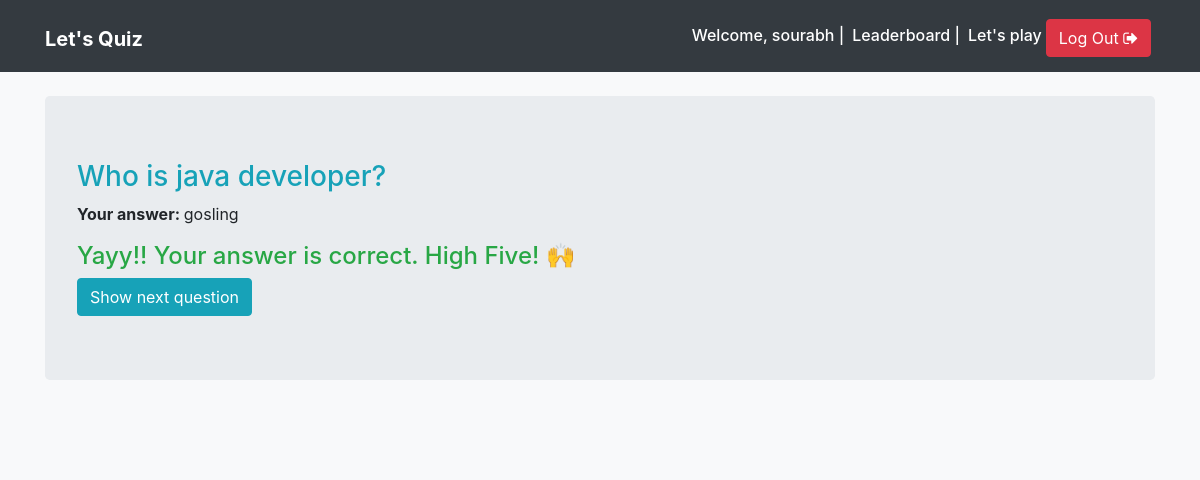
The app's page /submission-result/1/ (signed in) with its own data.
### quiz/models.py (models this page shows, shortened)
class AttemptedQuestion(TimeStampedModel):
    question = models.ForeignKey(Question, on_delete=models.CASCADE)
    quiz_profile = models.ForeignKey(QuizProfile, on_delete=models.CASCADE, related_name='attempts')
    selected_choice = models.ForeignKey(Choice, on_delete=models.CASCADE, null=True)
    is_correct = models.BooleanField(_('Was this attempt correct?'), default=False, null=False)
    marks_obtained = models.DecimalField(_('Marks Obtained'), default=0, decimal_places=2, max_digits=6)

class Question(TimeStampedModel):
    ALLOWED_NUMBER_OF_CORRECT_CHOICES = 1
    html = models.TextField(_('Question Text'))
    is_published = models.BooleanField(_('Has been published?'), default=False, null=False)
    maximum_marks = models.DecimalField(_('Maximum Marks'), default=4, decimal_places=2, max_digits=6)

class Choice(TimeStampedModel):
    MAX_CHOICES_COUNT = 4
    question = models.ForeignKey(Question, related_name='choices', on_delete=models.CASCADE)
    is_correct = models.BooleanField(_('Is this answer correct?'), default=False, null=False)
    html = models.TextField(_('Choice Text'))

### quiz/views.py (the view)
# urls.py: url(r'^submission-result/(?P<attempted_question_pk>\d+)/', views.submission_result, name='submission_result'),
@login_required()
def submission_result(request, attempted_question_pk):
    attempted_question = get_object_or_404(AttemptedQuestion, pk=attempted_question_pk)
    context = {
        'attempted_question': attempted_question,
    }
    return render(request, 'quiz/submission_result.html', context=context)

### templates/quiz/submission_result.html (shortened to what this page needs)
{% extends 'base.html' %}
{% block content %}
<div class="container">
	<div class="jumbotron my-4">
	   	<h3 class="text-info">{{ attempted_question.question.html|safe }}</h3>
		<p>
		    <strong>Your answer: </strong>
		    {{ attempted_question.selected_choice.html|safe }}
		</p>
		{% if attempted_question.selected_choice.is_correct %}
		<h4 class="text-success">Yayy!! Your answer is correct. High Five! 🙌</h4>
		{% else %}
		<h4 class="text-danger">Your answer is incorrect 😟</h4>
		{% endif %}
		<a class="btn btn-info" href="{% url 'quiz:play' %}">Show next question</a>
	</div>
</div>
{% endblock content %}

### templates/base.html (shortened to what this page needs)
{% load static %}
<!doctype html>
<html lang="en">
<head>
    <link rel="stylesheet" href="https://maxcdn.bootstrapcdn.com/bootstrap/4.0.0-beta.2/css/bootstrap.min.css">
    <link rel="stylesheet" href="https://maxcdn.bootstrapcdn.com/font-awesome/4.7.0/css/font-awesome.min.css">
    <link rel="stylesheet" href="https://maxcdn.bootstrapcdn.com/font-awesome/4.7.0/css/font-awesome.min.css">
    <link rel="stylesheet" href="{% static 'css/main.css' %}">
</head>
<body class="bg-light">
    <nav class="navbar navbar-expand-md navbar-dark bg-dark">
        <div class="container">
            <h1><a href="{% url 'quiz:home' %}" class="navbar-brand">
            <strong>Let's Quiz</strong></a></h1>
            <div class="collapse navbar-collapse justify-content-end " id="navbar">
                {% if not request.user.is_active %}
                <a href="{% url 'quiz:leaderboard' %}" class="btn btn-info mt-1 mx-1">Leaderboard</a>
                <a href="{% url 'quiz:login' %}" class="btn btn-info mt-1"><i class="fa fa-sign-in" aria-hidden="true"></i> Log In</a>
                {% else %}
                <h6 class="text-white mt-2 mr-2">Welcome, {{ request.user.username }} | </h6>
                <h6 class="text-white mt-2 mr-2"><a href="{% url 'quiz:leaderboard' %}" class="text-white">Leaderboard</a> |</h6>
                <h6 class="mt-2"><a href="{% url 'quiz:play' %}" class="text-white">Let's play</a></h6>
                <a href="{% url 'quiz:logout' %}" class="btn btn-danger mt-1 mx-1">Log Out <i class="fa fa-sign-out" aria-hidden="true"></i></a>
                {% endif %}
            </div>
        </div>
    </nav>
    {% block content %}
    {% endblock content %}
    <footer class="bg-light text-muted py-0">
        <div class="container py-4">
        </div>
    </footer>
</body>
</html>

### records on screen
AttemptedQuestion: question.html "Who is java developer?", selected_choice.html "gosling"

### other values on screen
{{ request.user.username }} "sourabh"
